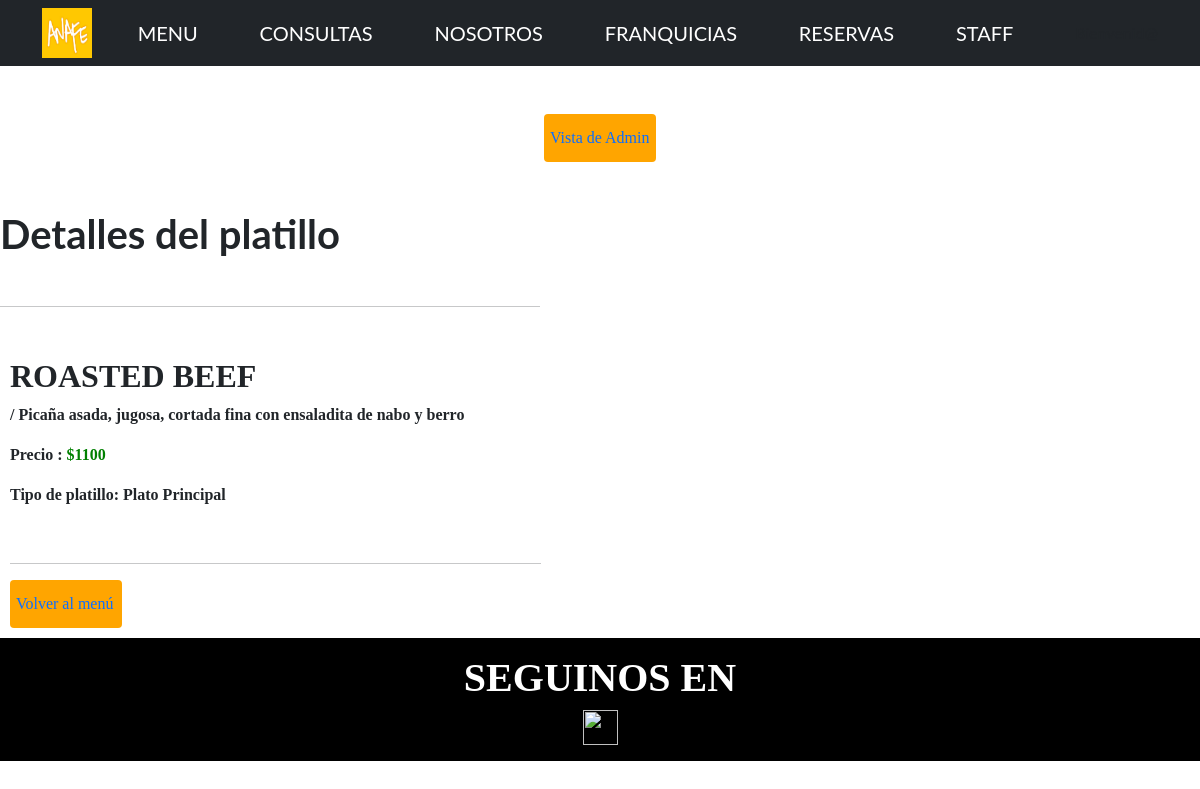
Page /App_Resto/menu-detallar/5 on the earlier database version.
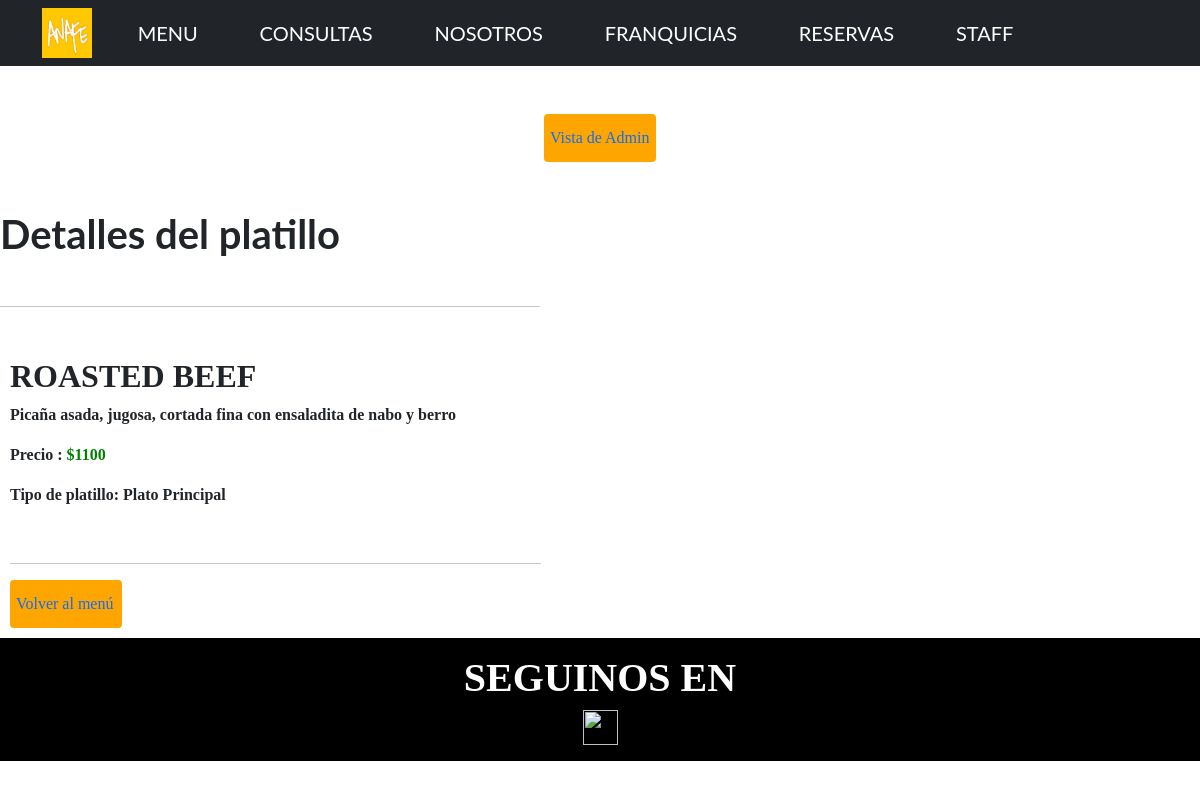
Same page on the later database version.
### App_Resto/models.py (models this page shows, shortened)
class Productos(models.Model):
    nombre = models.CharField(max_length=150)
    descripcion = models.CharField(max_length=150)
    precio = models.IntegerField()
    tipo = models.CharField(max_length=30)
    class Meta():
        verbose_name = 'Producto'
        verbose_name_plural = 'Productos'

### App_Resto/views.py (the view)
# urls.py: path('menu-detallar/<int:pk>', menuDetailView.as_view(), name="MenuDetallar"),
class menuDetailView(DetailView):
    model = Productos
    template_name = "menu-detallar.html"

### App_Resto/templates/menu-detallar.html
{% extends 'padre.html' %}
{% load static %}
{% block bloqueQueCambia %}
<!DOCTYPE html>
<html lang="en">
<head>
</head>
<body>
<br><br>
  <center>
    <button style="font-size: 1em; width: 14ch; height: 6ch;"><a style="font-size: 1em" class="navbar-brand" href="{% url 'MenuListar' %}">Vista de Admin</a></button></center>
    <br><br>
    <h1>Detalles del platillo</h1><br>
<hr width="45%"><br>
  <div style="padding: 10px; font-family: garamond; ">
    <h2><b>{{object.nombre}}</b></h2>
  <p><b>{{object.descripcion}}</b></p>
  <p><b>Precio : <span style="color: green;">${{object.precio}}</span></b></p>
  <p><b>Tipo de platillo: {{object.tipo}}</b></p><br>
  <hr width="45%">
  <button style="font-size: 1em; width: 14ch; height: 6ch;"><a style="font-size: 1em" class="navbar-brand" href="{% url 'MenuUsuario' %}">Volver al menú</a></button>
</div></center>
</body>
</html>
  {% endblock bloqueQueCambia %}

Differences in the rows shown:
changed Productos "ROASTED BEEF": descripcion "/ Picaña asada, jugosa, cortada fina con ensaladita de nabo y berro" → "Picaña asada, jugosa, cortada fina con ensaladita de nabo y berro"
